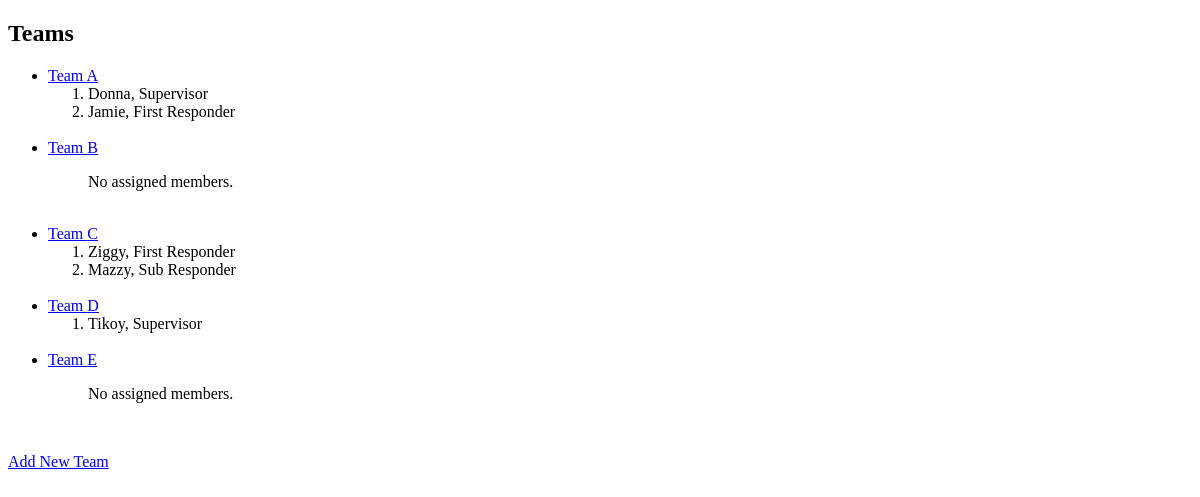
The app's page /crews/, older data.
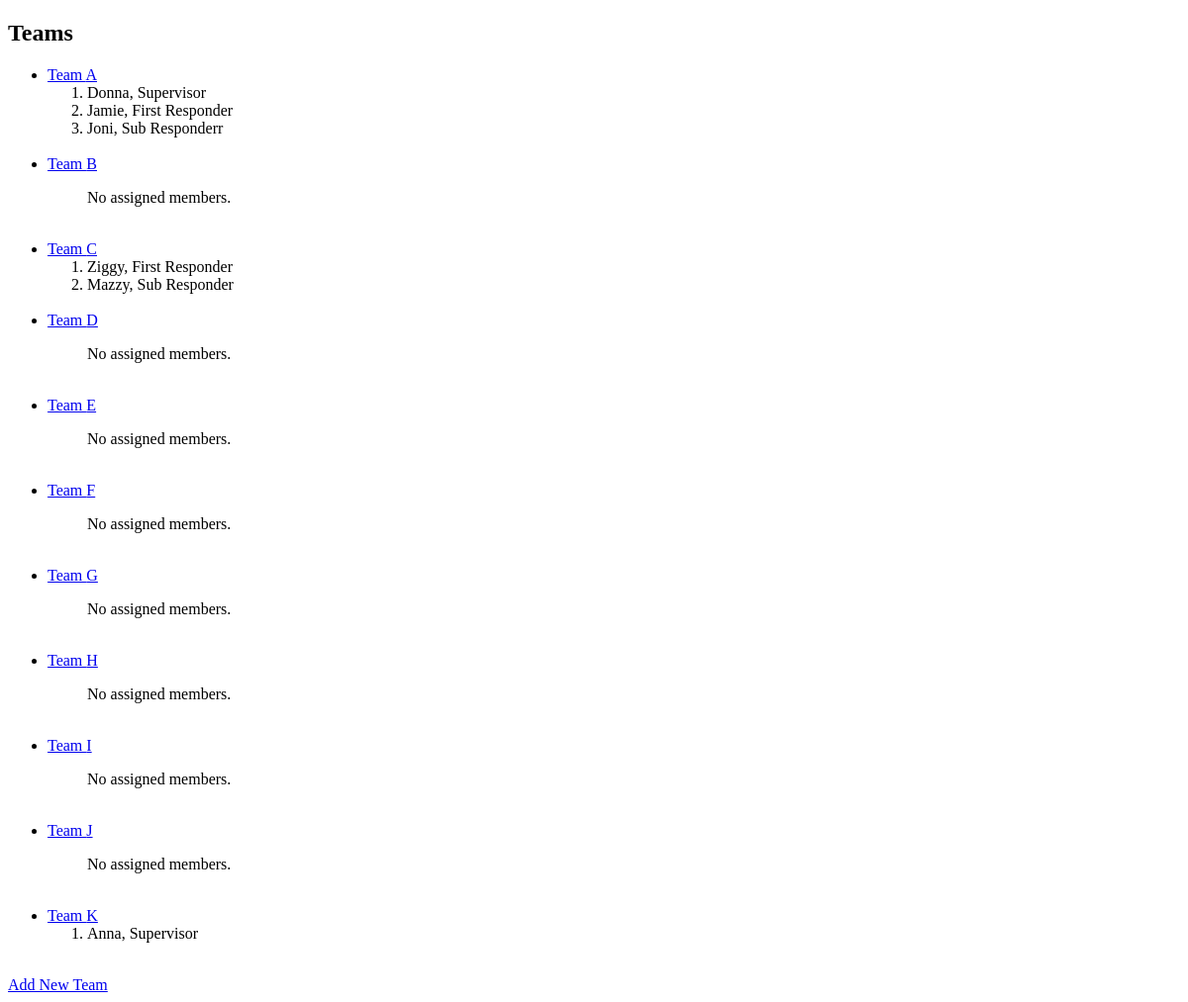
The same page, newer data.
### crews/models.py (models this page shows, shortened)
class Team(models.Model):
    name = models.CharField(max_length=200)

class Member(models.Model):
    first_name = models.CharField(max_length=200)
    role = models.CharField(max_length=200)
    team = models.ForeignKey(Team, related_name="members", on_delete=models.CASCADE, null=False, blank=False)

### crews/views.py (the view)
# urls.py: path("", views.team_list, name='index'),
def team_list(request):
    teams = Team.objects.all()
    return render(request, 'crews/index.html', {'list_of_teams': teams})

### crews/templates/crews/index.html (shortened to what this page needs)
<!DOCTYPE html>
<html>
    <head>
    </head>
<body>
    {% if list_of_teams %}
    <h2>Teams</h2>
        <ul>
         {% for team in list_of_teams %}
             <li><a href="{% url 'crews:team_detail' pk=team.pk %}">Team {{ team.name }}</a><br />
                <ol>
                    {% if team.members.all %}
                        {% for member in team.members.all %}
                        <li>
                            {{ member.first_name }}, {{ member.role }}
                        </li>
                        {% endfor %}
                    {% else %}
                        <p>No assigned members.</p>
                    {% endif %}
                </ol>
            </li>
            <br />
         {% endfor %}
        </ul>
    {% else %}
        <p>No teams are available.</p>
    {% endif %}
    <a href="{% url 'crews:team_new' %}">Add New Team</a>
</body>
</html>

Row changes from the older to the newer data that the page shows:
removed Member: first_name "Tikoy", role "Supervisor", shown under Team (number 4 of 11 on the later page)
added Member: first_name "Joni", role "Sub Responderr", shown under Team (number 1 of 11 on the later page)
shown differently, row unchanged: Team (number 4 of 11 on the later page): now shows "No assigned members."
added Team: name "F", shows "No assigned members."
added Team: name "G", shows "No assigned members."
added Team: name "H", shows "No assigned members."
added Team: name "I", shows "No assigned members."
added Team: name "J", shows "No assigned members."
added Team: name "K"
added Member: first_name "Anna", role "Supervisor", shown under "K"
